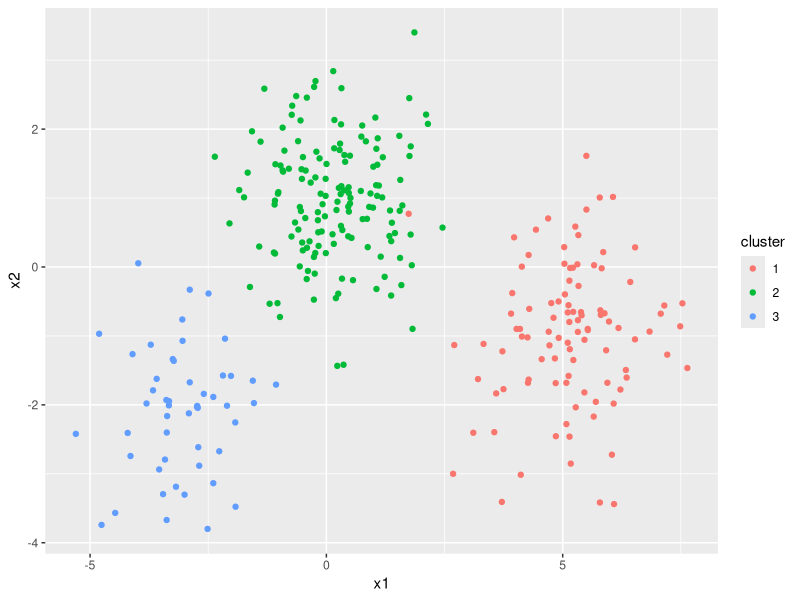
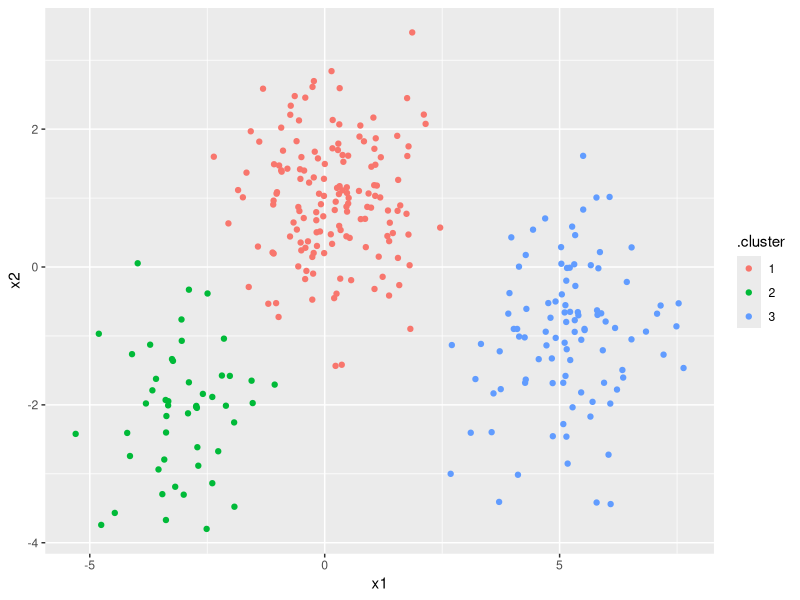
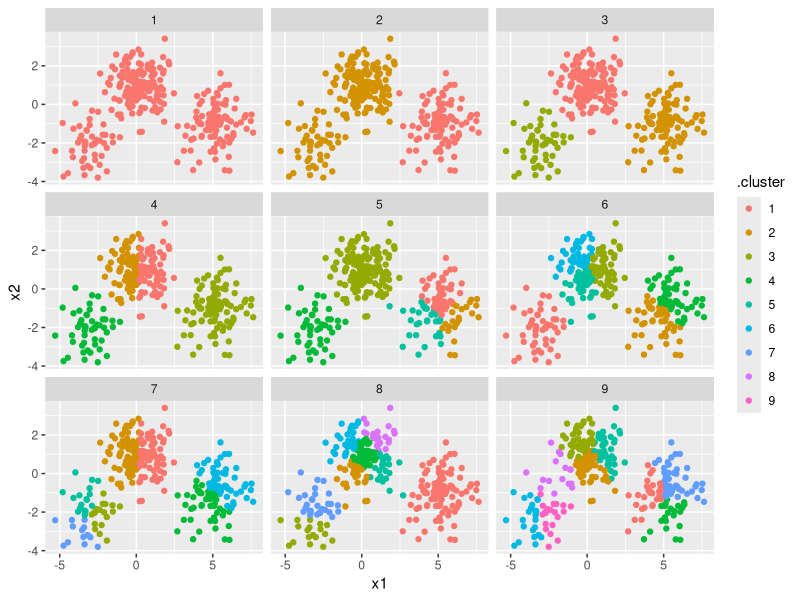

Write the R code that produced these figures, in order.
### R group presentation
### Philip Chan, ESS
### April 18, 2018
### script 3

rm(list=ls())
library('dplyr')
library('broom')

### broom offers a convenient way to explore clustering methods


### construct dummy cluster data
set.seed(2014)
centers <- data.frame(cluster=factor(1:3), size=c(100, 150, 50), x1=c(5, 0, -3), x2=c(-1, 1, -2))
points <- centers %>% group_by(cluster) %>%
  do(data.frame(x1=rnorm(.$size[1], .$x1[1]),
                x2=rnorm(.$size[1], .$x2[1])))

library(ggplot2)
ggplot(points, aes(x1, x2, color=cluster)) + geom_point()


### implementation k means
points.matrix <- cbind(x1 = points$x1, x2 = points$x2)
kclust <- kmeans(points.matrix, 3)

# before
kclust

# after
tidy(kclust)
augment(kclust, points.matrix) %>%
  ggplot(aes(x1, x2)) + geom_point(aes( color = .cluster))
glance(kclust)



### exploratory data analysis

# build a model for each 1 <= k <= 9 
kclusts <- data.frame(k=1:9) %>% 
  group_by(k) %>% 
  do(kclust=kmeans(points.matrix, .$k))

# tidy() - get the estimated centers of each kmeans model
clusters <- kclusts %>%
  group_by(k) %>%
  do(tidy(.$kclust[[1]]))

# augment() - see how each input data is assigned (to clusters 1, 2, or 3) in each model
assignments <- kclusts %>%
  group_by(k) %>%
  do(augment(.$kclust[[1]], points.matrix))

# glance() - compare the fit of each model
clusterings <- kclusts %>%
  group_by(k) %>%
  do(glance(.$kclust[[1]]))

# graph the result of each model from assignments
p1 <- ggplot(assignments, aes(x1, x2)) +
  geom_point(aes(color = .cluster)) +
  facet_wrap(~ k)

p1
